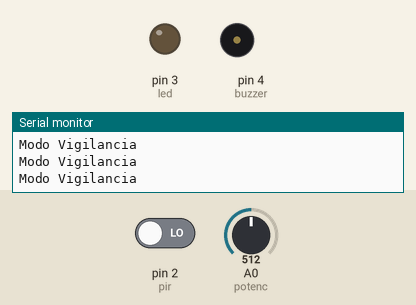
A sketch run on a simulated Arduino Uno, built with avr-gcc and run on an emulated ATmega328P. On the bench: output pins drawn as LEDs (lit = HIGH), buzzer (waves = sounding), the last lines printed to the serial monitor. Dashed ring = blinking. The test bench sets the inputs (shaded band); at power-on: pin 2 (pir) LOW, A0 (potenc) = 512.

Above: at 1.2 s.
1.3 s: pin 2 (pir) driven HIGH
At 1.56 s:
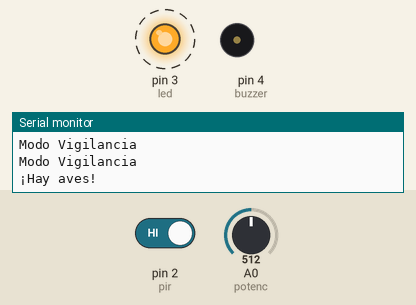
Timing chart, 0 to 10.3 s (numbered marks = the images above; inputs shaded):
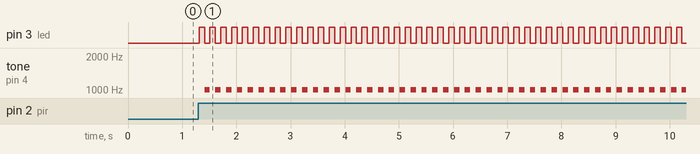

The sketch:

Circuito_V1.ino
```cpp
int led		= 3;
int pir		= 2;
int buzzer 	= 4;
int potenc 	= A0;
int valor 	= 0;
int tempo;

unsigned long tempoInicial;
bool temMovimento = false;

void setup()
{
  Serial.begin(9600);
  pinMode(led, 		OUTPUT);
  pinMode(buzzer, 	OUTPUT);
  pinMode(potenc, 	INPUT);
  pinMode(pir, 		INPUT);
  tempoInicial = millis();
}

void loop()
{
  valor = analogRead(potenc);
  valor = map(valor,0, 1023, 20, 2000);

  temMovimento = digitalRead(pir);

  if(temMovimento)
  {
	  encenderluzesBuzzer(valor);
    Serial.println("¡Hay aves!");
  }
  else{
    Serial.println("Modo Vigilancia");
  }
}

void encenderluzesBuzzer(int frequency)
{
    //leds
    digitalWrite(led, HIGH);
    delay(100);
    digitalWrite(led, LOW);
    //buzzer
    tone(buzzer,frequency);
    delay(100);
    noTone(buzzer);
}
```

Measured:
- after the input at 1.3 s, pin 3 (led): alternates HIGH for 0.10 s and LOW for 0.10 s, starting at once; tone on pin 4 (buzzer): alternates 1010 Hz for 0.10 s and silent for 0.10 s, starting after 0.11 s
